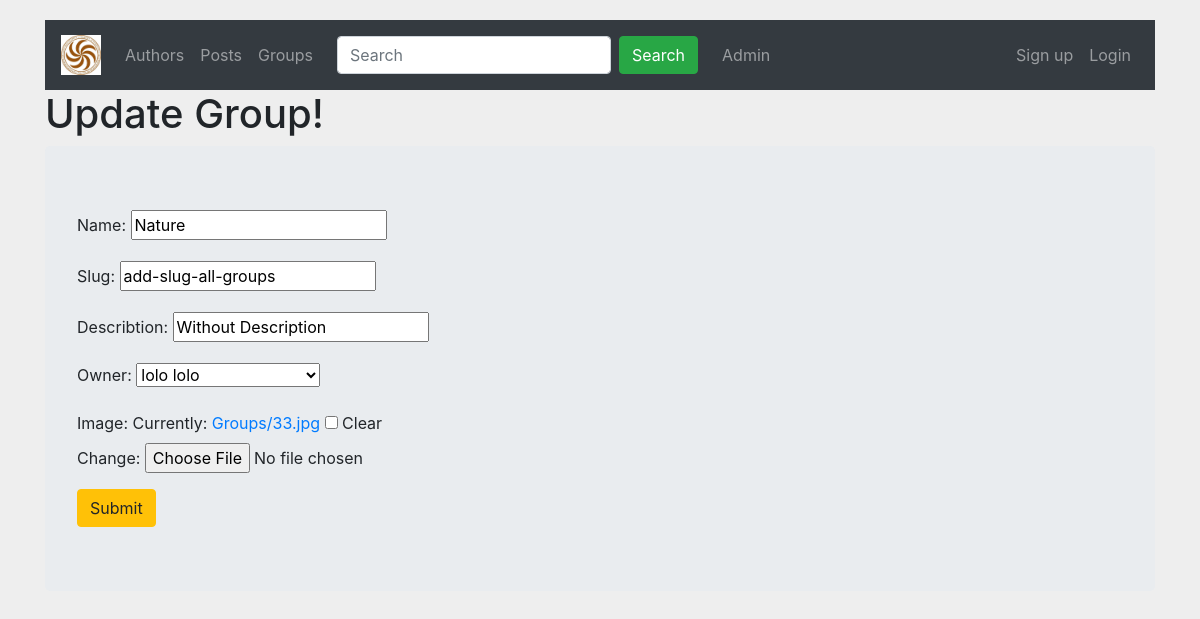
The app's page /groups/1/update/ with its own data.
### group/models.py (models this page shows, shortened)
class Group(models.Model):
    name = models.CharField(max_length=96, unique=True)
    slug = models.SlugField(max_length=96, default="add-slug-all-groups")
    describtion = models.CharField(max_length=96, default='Without Description')
    owner = models.ForeignKey(Author, on_delete=models.CASCADE)
    image = models.ImageField(upload_to='Groups', blank=True)
    created_date = models.DateField(auto_now=True)
    class Meta:
        verbose_name = 'category'
        verbose_name_plural = 'categories'

### group/views.py (the view)
# urls.py: path('<int:pk>/update/', GroupUpdateView.as_view(), name='group_update'),
class GroupUpdateView(UpdateView):
    fields = '__all__'
    model = Group

### user/models.py (called while the page is built)
    def __str__(self):
        return self.get_full_name()

### group/templates/group/group_form.html (shortened to what this page needs)
{% extends 'base.html' %}
{% block content %}
{% if not form.instance.pk %}
<h1>Create Group!</h1>
{% else %}
<h1>Update Group!</h1>
{% endif %}
<div class="jumbotron">
    <form method="POST" enctype="multipart/form-data">
        {{ form.as_p }}
        <input class="btn btn-warning" type="submit" value="Submit">
    </form>
</div>
{% endblock %}

### static/css/style.css (style rules this page uses)
body { margin-top:20px; background:#eee; }

### records on screen
Group: name "Nature", slug "add-slug-all-groups", describtion "Without Description", owner "lolo lolo"
